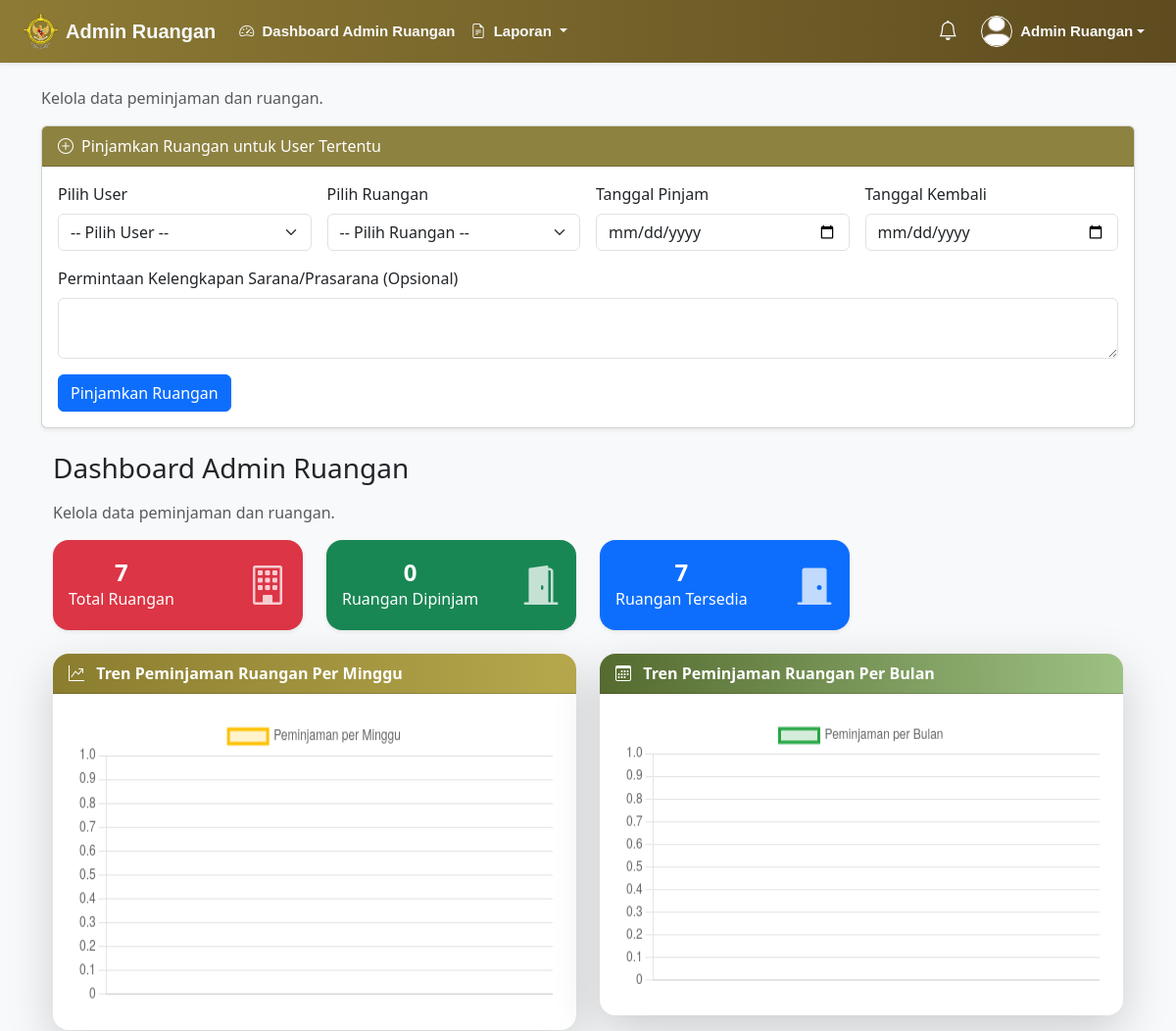
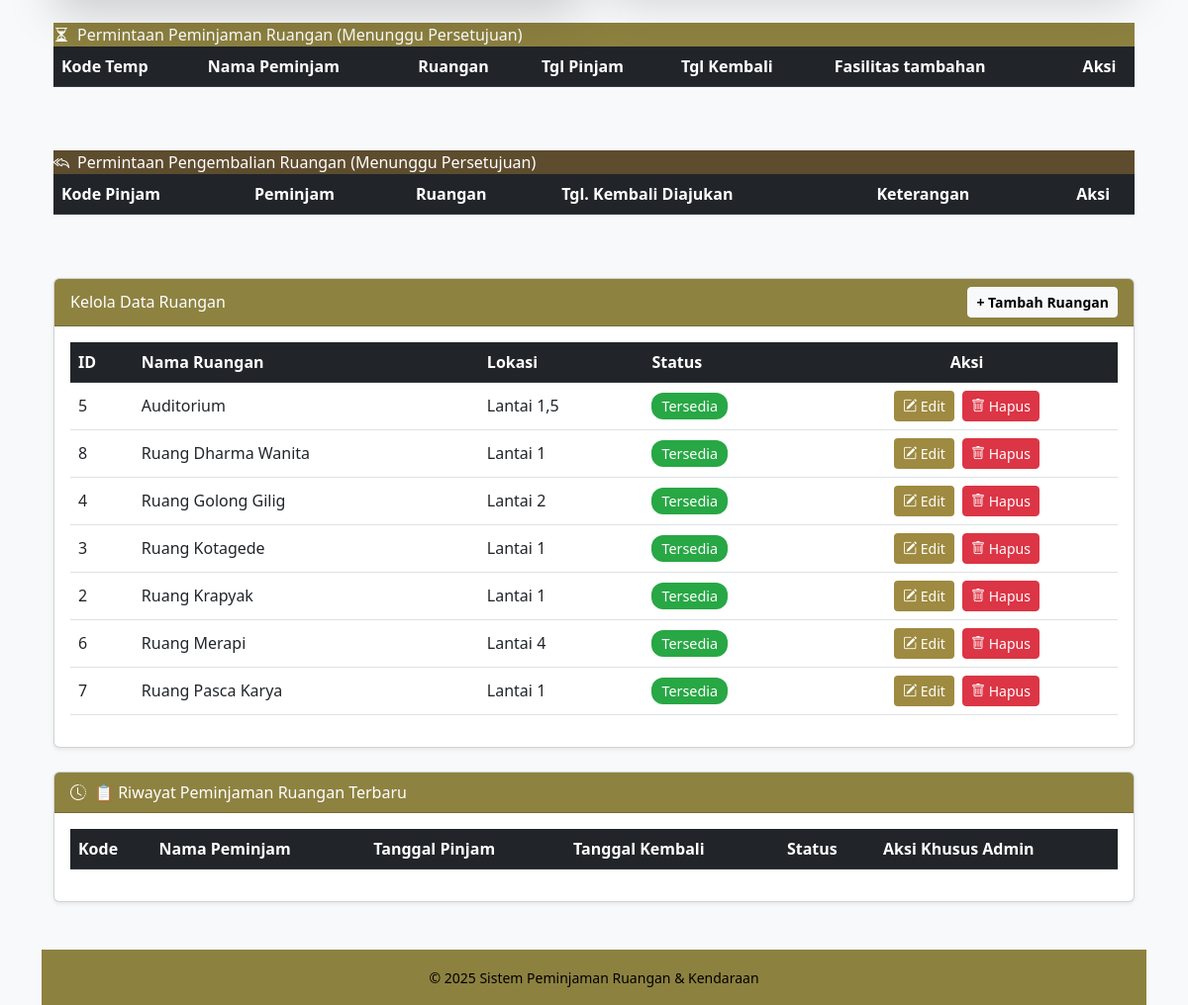
Screenshot of /modules/admin/admin_ruangan.php (signed in) with the database file from the repository (2 pictures, top to bottom).
### tables this page shows
CREATE TABLE `ruangan` (
  `id` int(11) NOT NULL,
  `nama_ruangan` varchar(100) NOT NULL,
  `lokasi` varchar(100) DEFAULT NULL,
  `kapasitas` int(11) DEFAULT NULL,
  `status` enum('tersedia','dipinjam') DEFAULT 'tersedia',
  `keterangan` text DEFAULT NULL,
  `foto` varchar(255) DEFAULT NULL
);

### modules/admin/admin_ruangan.php (the view, shortened to what this page needs)
<?php
$minDate = date('Y-m-d');
include("../../includes/header.php");
include("../../includes/navbar.php");
$totalRuangan = $con->query("SELECT COUNT(*) AS total FROM ruangan")->fetch_assoc()['total'];
$ruanganDipinjam = $con->query("SELECT COUNT(*) AS total FROM ruangan WHERE status='dipinjam'")->fetch_assoc()['total'];
$ruanganTersedia = $con->query("SELECT COUNT(*) AS total FROM ruangan WHERE status='tersedia'")->fetch_assoc()['total'];
$lineLabels = [];
$lineData = [];
$labels = [];
$totals = [];
?>
<div class="container mt-4">
    <p class="text-muted">Kelola data peminjaman dan ruangan.</p>
    <div class="card shadow-sm mb-4">
        <div class="card-header text-white d-flex align-items-center" style="background-color: #746616cf;">
            <i class="bi bi-plus-circle me-2"></i>
            <span>Pinjamkan Ruangan untuk User Tertentu</span>
        </div>
        <div class="card-body">
            <form method="POST">
                <div class="row g-3">
                    <div class="col-md-3">
                        <label for="id_user" class="form-label">Pilih User</label>
                        <select class="form-select" id="id_user" name="id_user" required>
                            <option value="">-- Pilih User --</option>
                        </select>
                    </div>
                    <div class="col-md-3">
                        <label for="id_ruangan" class="form-label">Pilih Ruangan</label>
                        <select class="form-select" id="id_ruangan" name="id_ruangan" required>
                            <option value="">-- Pilih Ruangan --</option>
                        </select>
                    </div>
                    <div class="col-md-3">
                        <label for="tanggal_pinjam" class="form-label">Tanggal Pinjam</label>
                        <input type="date" class="form-control" id="tanggal_pinjam" name="tanggal_pinjam" required min="<?= $minDate ?>">
                    </div>
                    <div class="col-md-3">
                        <label for="tanggal_kembali" class="form-label">Tanggal Kembali</label>
                        <input type="date" class="form-control" id="tanggal_kembali" name="tanggal_kembali" required min="<?= $minDate ?>">
                    </div>
                    <div class="col-12">
                        <label for="tambah_fasilitas" class="form-label">Permintaan Kelengkapan Sarana/Prasarana (Opsional)</label>
                        <textarea class="form-control" id="tambah_fasilitas" name="tambah_fasilitas" rows="2"></textarea>
                    </div>
                </div>
                <div class="mt-3">
                    <button type="submit" name="pinjamkan_ruangan" class="btn btn-primary">Pinjamkan Ruangan</button>
                </div>
            </form>
        </div>
    </div>
<div class="container mt-4">
    <h3 class="mb-3">Dashboard Admin Ruangan</h3>
    <p class="text-muted">Kelola data peminjaman dan ruangan.</p>
<div class="row text-center mb-4 g-4">
    <div class="col-md-3">
        <div class="card text-white bg-danger shadow-sm border-0 rounded-4">
            <div class="card-body d-flex justify-content-between align-items-center">
                <div>
                    <h4 class="fw-bold mb-0"><?= $totalRuangan; ?></h4>
                    <p class="mb-0">Total Ruangan</p>
                </div>
                <i class="bi bi-building fs-1 opacity-75"></i>
            </div>
        </div>
    </div>
    <div class="col-md-3">
        <div class="card text-white bg-success shadow-sm border-0 rounded-4">
            <div class="card-body d-flex justify-content-between align-items-center">
                <div>
                    <h4 class="fw-bold mb-0"><?= $ruanganDipinjam; ?></h4>
                    <p class="mb-0">Ruangan Dipinjam</p>
                </div>
                <i class="bi bi-door-open-fill fs-1 opacity-75"></i>
            </div>
        </div>
    </div>
    <div class="col-md-3">
        <div class="card text-white bg-primary shadow-sm border-0 rounded-4">
            <div class="card-body d-flex justify-content-between align-items-center">
                <div>
                    <h4 class="fw-bold mb-0"><?= $ruanganTersedia; ?></h4>
                    <p class="mb-0">Ruangan Tersedia</p>
                </div>
                <i class="bi bi-door-closed-fill fs-1 opacity-75"></i>
            </div>
        </div>
    </div>
</div>
    <div class="row mb-4 g-4">
    <div class="col-md-6">
        <div class="card border-0 shadow-lg rounded-4 overflow-hidden">
            <div class="card-header text-white fw-semibold" style="background: linear-gradient(90deg, #8b7d2f, #b6a84c);">
                <i class="bi bi-graph-up-arrow me-2"></i> Tren Peminjaman Ruangan Per Minggu
            </div>
            <div class="card-body p-4">
                <canvas id="lineChartRuanganMinggu" style="min-height: 295px;"></canvas>
            </div>
        </div>
    </div>
    <div class="col-md-6">
        <div class="card border-0 shadow-lg rounded-4 overflow-hidden">
            <div class="card-header text-white fw-semibold" style="background: linear-gradient(90deg, #556b2f, #9dc183);">
                <i class="bi bi-calendar3 me-2"></i> Tren Peminjaman Ruangan Per Bulan
            </div>
            <div class="card-body p-4">
                <canvas id="lineChartRuanganBulan" style="min-height: 280px;"></canvas>
            </div>
        </div>
    </div>
    </div>
    <div class="row">
    <div class="col-lg-12 mb-5">
        <div class="card-header text-white d-flex align-items-center" style="background-color: #746616cf;">
            <i class="bi bi-hourglass-split me-2"></i>
            <span>Permintaan Peminjaman Ruangan (Menunggu Persetujuan)</span>
        </div>
        <div class="card-body table-responsive">
            <table class="table table-striped table-hover align-middle">
                <thead class="table-dark">
                    <tr>
                        <th>Kode Temp</th>
                        <th>Nama Peminjam</th>
                        <th>Ruangan</th>
                        <th>Tgl Pinjam</th>
                        <th>Tgl Kembali</th>
                        <th>Fasilitas tambahan</th>
                        <th class="text-center">Aksi</th>
                    </tr>
                </thead>
            </table>
        </div>
    </div>
    <div class="col-lg-12 mb-5">
        <div class="card-header text-white d-flex align-items-center" style="background-color: #5e4c2e;">
            <i class="bi bi-reply-all me-2"></i>
            <span>Permintaan Pengembalian Ruangan (Menunggu Persetujuan)</span>
        </div>
        <div class="card-body table-responsive">
            <table class="table table-striped table-hover align-middle">
                <thead class="table-dark">
                    <tr>
                        <th>Kode Pinjam</th>
                        <th>Peminjam</th>
                        <th>Ruangan</th>
                        <th>Tgl. Kembali Diajukan</th>
                        <th>Keterangan</th>
                        <th class="text-center">Aksi</th>
                    </tr>
                </thead>
            </table>
        </div>
    </div>
    </div>
    <div class="card shadow-sm mb-4">
        <div class="card-header text-white d-flex justify-content-between align-items-center" style="background-color: #746616cf">
            <span>Kelola Data Ruangan</span>
            <a href="../../pages/ruangan_crud.php" class="btn btn-sm btn-light fw-semibold">+ Tambah Ruangan</a>
        </div>
        <div class="card-body">
            <table class="table table-hover align-middle">
                <thead class="table-dark">
                    <tr><th>ID</th><th>Nama Ruangan</th><th>Lokasi</th><th>Status</th><th class="text-center">Aksi</th></tr>
                </thead>
                <tbody>
                    <?php
                    $ruangan = $con->query("SELECT * FROM ruangan ORDER BY nama_ruangan ASC");
                    while ($r = $ruangan->fetch_assoc()):
                    ?>
                    <tr>
                        <td><?= $r['id']; ?></td>
                        <td><?= htmlspecialchars($r['nama_ruangan']); ?></td>
                        <td><?= htmlspecialchars($r['lokasi']); ?></td>
                        <td>
                            <?php if ($r['status'] == 'tersedia'): ?>
                                <span class="status-label tersedia">Tersedia</span>
                            <?php else: ?>
                                <span class="status-label dipinjam">Dipinjam</span>
                            <?php endif; ?>
                        </td>
                        <td class="text-center">
                            <a href="../../pages/ruangan_crud.php?edit=<?= $r['id']; ?>" class="btn btn-sm me-1" style="background-color: #9e8a40ff; color: #ffffffff;">
                                <i class="bi bi-pencil-square"></i> Edit
                            </a>
                            <a href="../../pages/ruangan_crud.php?hapus=<?= $r['id']; ?>"
                               class="btn btn-sm btn-danger"
                               onclick="return confirm('Hapus ruangan ini?')">
                               <i class="bi bi-trash"></i> Hapus
                            </a>
                        </td>
                    </tr>
                    <?php endwhile; ?>
                </tbody>
            </table>
        </div>
    </div>
    <div class="card shadow-sm mb-5">
        <div class="card-header text-white d-flex align-items-center" style="background-color: #746616cf;">
            <i class="bi bi-clock-history me-2"></i>
            <span>📋 Riwayat Peminjaman Ruangan Terbaru</span>
        </div>
        <div class="card-body table-responsive">
            <table class="table table-striped table-hover align-middle">
                <thead class="table-dark">
                    <tr>
                        <th>Kode</th>
                        <th>Nama Peminjam</th>
                        <th>Tanggal Pinjam</th>
                        <th>Tanggal Kembali</th>
                        <th>Status</th>
                        <th>Aksi Khusus Admin</th>
                    </tr>
                </thead>
            </table>
        </div>
    </div>
</div>
<script>
const ctxLineBulan = document.getElementById('lineChartRuanganBulan').getContext('2d');
new Chart(ctxLineBulan, {
    type: 'line',
    data: {
        labels: <?= json_encode($lineLabels) ?>,
        datasets: [{
            label: 'Peminjaman per Bulan',
            data: <?= json_encode($lineData) ?>,
            fill: true,
            borderColor: '#28a745',
            backgroundColor: 'rgba(40,167,69,0.2)',
            tension: 0.3
        }]
    },
    options: {
        scales: { y: { beginAtZero: true } },
        plugins: { legend: { display: true } }
    }
});
const ctxLineMinggu = document.getElementById('lineChartRuanganMinggu').getContext('2d');
new Chart(ctxLineMinggu, {
    type: 'line',
    data: {
        labels: <?= json_encode($labels) ?>,
        datasets: [{
            label: 'Peminjaman per Minggu',
            data: <?= json_encode($totals) ?>,
            fill: true,
            borderColor: '#ffc107',
            backgroundColor: 'rgba(255,193,7,0.2)',
            tension: 0.3
        }]
    },
    options: {
        scales: { y: { beginAtZero: true } },
        plugins: { legend: { display: true } }
    }
});
document.addEventListener("DOMContentLoaded", function() {
    const tglPinjam = document.getElementById("tanggal_pinjam");
    const tglKembali = document.getElementById("tanggal_kembali");
    // Biar saat field diklik langsung buka kalender
    if (tglPinjam && tglPinjam.showPicker) {
        tglPinjam.addEventListener("focus", () => tglPinjam.showPicker());
        tglPinjam.addEventListener("click", () => tglPinjam.showPicker());
    }
    if (tglKembali && tglKembali.showPicker) {
        tglKembali.addEventListener("focus", () => tglKembali.showPicker());
        tglKembali.addEventListener("click", () => tglKembali.showPicker());
    }
});
</script>
<?php include("../../includes/footer.php"); ?>

### modules/admin/admin_ruangan.php (style rules this page uses)
#lineChartRuanganMinggu { max-width: 500px; height: 250px; margin: 0 auto; }
.status-label.tersedia { background-color: #28a745; color: white; padding: 4px 10px; border-radius: 12px; font-size: 0.9em; }

### rows the page displays
ruangan: id "5", nama_ruangan "Auditorium", lokasi "Lantai 1,5", status "Tersedia"
ruangan: id "8", nama_ruangan "Ruang Dharma Wanita", lokasi "Lantai 1", status "Tersedia"
ruangan: id "4", nama_ruangan "Ruang Golong Gilig", lokasi "Lantai 2", status "Tersedia"
ruangan: id "3", nama_ruangan "Ruang Kotagede", lokasi "Lantai 1", status "Tersedia"
ruangan: id "2", nama_ruangan "Ruang Krapyak", lokasi "Lantai 1", status "Tersedia"
ruangan: id "6", nama_ruangan "Ruang Merapi", lokasi "Lantai 4", status "Tersedia"
ruangan: id "7", nama_ruangan "Ruang Pasca Karya", lokasi "Lantai 1", status "Tersedia"

### other values shown
$systemTitle "Admin Ruangan"
$label "Dashboard Admin Ruangan"
$nama "Admin Ruangan"
$totalRuangan "7"
$ruanganDipinjam "0"
$ruanganTersedia "7"
